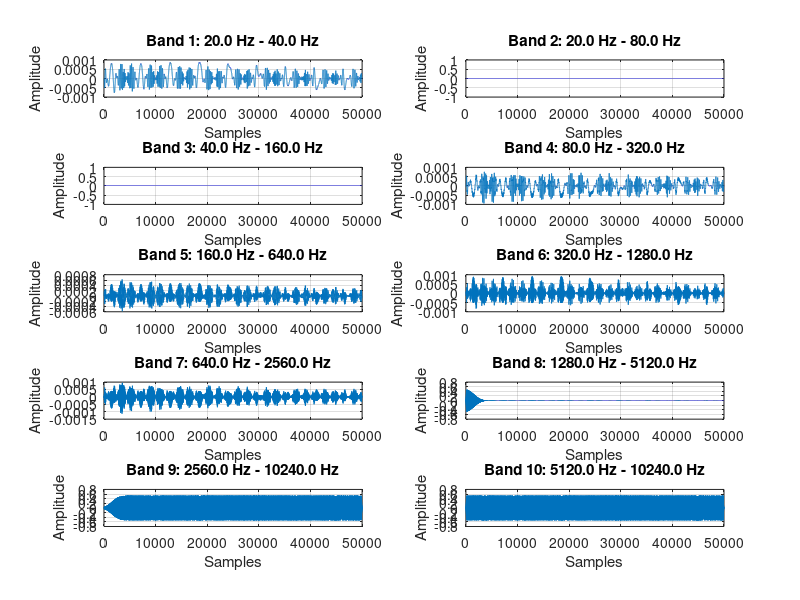
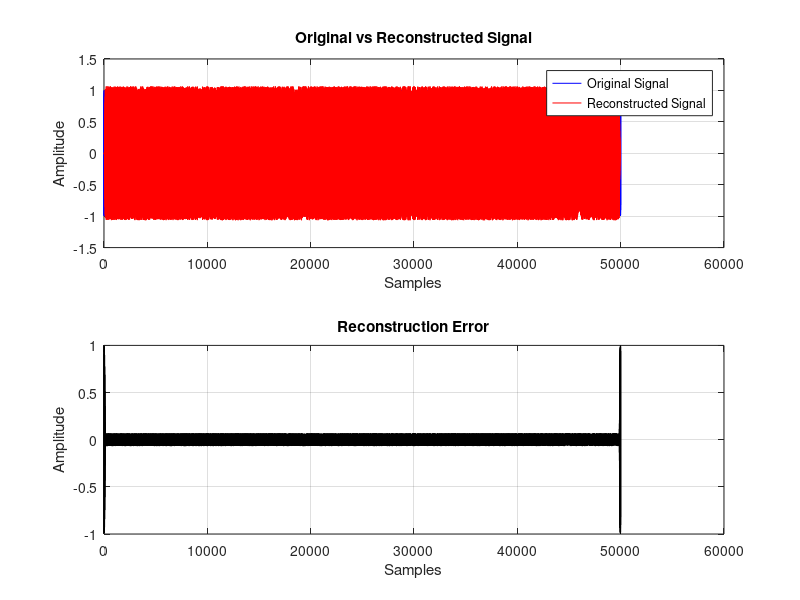
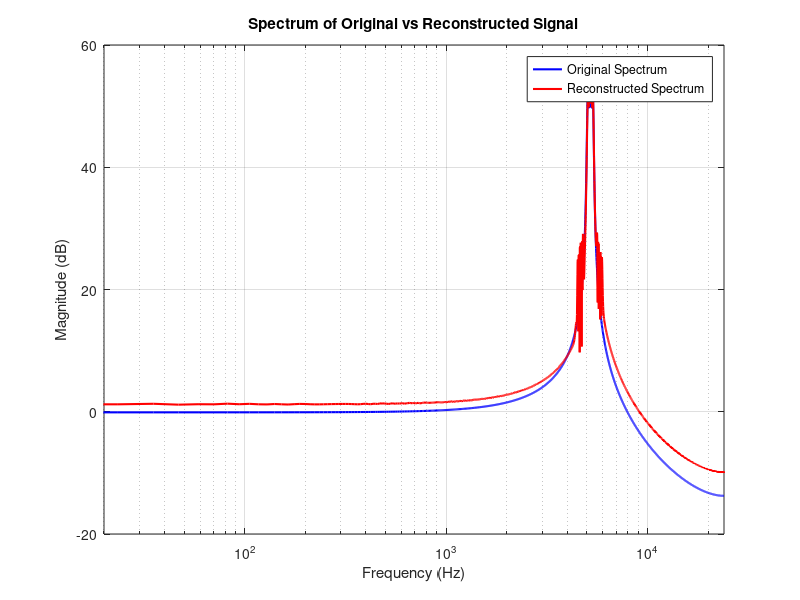

Recreate these plots in MATLAB, in order.
clear all; close all; clc;

%% Parameters
fs = 48000; % Sampling frequency
f_min = 20; % Minimum frequency for octave bands
num_bands = 10; % Number of octave bands
frequencies = f_min * 2.^(0:num_bands-1); % Center frequencies for each band

x = load('pcm_48k.mat', '-mat').pcm_48(5e4:1e5); % Signal input
M = 256; % Window size
overlap_fraction = 0.67; % 60% overlap
R = floor(M * (1 - overlap_fraction)); % Hop size

%% Window Functions
w_analysis = hamming(M); % Analysis window
w_synthesis = w_analysis.^2; % Synthesis window (squared version of analysis window)

%% STFT Analysis
num_frames = floor((length(x) - M) / R) + 1;
X = zeros(M, num_frames);
for k = 0:num_frames-1
    x_seg = x(k*R + (1:M)); % Extract frame
    x_seg_windowed = x_seg .* w_analysis; % Apply analysis window
    X(:,k+1) = fft(x_seg_windowed); % FFT
end

%% Frequency decomposition into 10 octave bands
H = zeros(M, num_bands); % Filters in the frequency domain
f = (0:M-1) * (fs / M); % Frequency axis
for i = 1:num_bands
    if i == 1
        % Low-pass filter for first band
        H(:,i) = (f <= frequencies(i+1));
    elseif i == num_bands
        % High-pass filter for last band
        H(:,i) = (f >= frequencies(i));
    else
        % Band-pass filter for intermediate bands
        H(:,i) = (f >= frequencies(i) & f < frequencies(i+1));
    end
end

%% Process each band
X_bands = cell(1, num_bands); % Decomposed bands in STFT domain
for i = 1:num_bands
    X_bands{i} = X .* H(:,i); % Apply frequency-domain filters
end

%% Reconstruct each band
x_bands = cell(1, num_bands);
for i = 1:num_bands
    x_reconstructed = zeros(length(x), 1); % Initialize for this band
    for k = 0:num_frames-1
        x_ifft = ifft(X_bands{i}(:,k+1)); % Inverse FFT
        x_overlap = real(x_ifft) .* w_synthesis; % Apply synthesis window
        x_reconstructed(k*R + (1:M)) = x_reconstructed(k*R + (1:M)) + x_overlap;
    end
    x_bands{i} = x_reconstructed; % Store the reconstructed signal for this band
end

%% Combine all bands for final reconstruction
x_final = zeros(size(x));
for i = 1:num_bands
    x_final = x_final + x_bands{i}; % Sum all bands
end

%% Plot Results

% (1) Plot each band in a single figure
figure;
num_rows = ceil(num_bands / 2); % Calculate the number of rows needed for 2 columns
for i = 1:num_bands
    subplot(num_rows, 2, i); % Position subplot in a grid of num_rows x 2
    plot(x_bands{i}); % Plot the sub-band
    title(sprintf('Band %d: %.1f Hz - %.1f Hz', i, frequencies(max(1,i-1)), frequencies(min(end,i+1))));
    xlabel('Samples');
    ylabel('Amplitude');
    xlim([0 50000])
    grid on;
end

% (2) Plot original signal, reconstructed signal, and reconstruction error
figure;
subplot(2,1,1);
plot(x, 'b'); hold on;
plot(x_final, 'r');
title('Original vs Reconstructed Signal');
legend('Original Signal', 'Reconstructed Signal');
xlabel('Samples');
ylabel('Amplitude');
grid on;

subplot(2,1,2);
plot(x - x_final, 'k'); % Error
title('Reconstruction Error');
xlabel('Samples');
ylabel('Amplitude');
grid on;

% (3) Plot frequency spectra of original and reconstructed signal
N_fft = 4096;
X_spectrum = abs(fft(x, N_fft)); % Spectrum of original
X_final_spectrum = abs(fft(x_final, N_fft)); % Spectrum of reconstructed

f_spectrum = linspace(0, fs/2, N_fft/2); % Frequency axis for the first half of FFT

figure;
semilogx(f_spectrum, 20*log10(X_spectrum(1:N_fft/2)), 'b', 'LineWidth', 1.5); hold on;
semilogx(f_spectrum, 20*log10(X_final_spectrum(1:N_fft/2)), 'r', 'LineWidth', 1.5);
title('Spectrum of Original vs Reconstructed Signal');
legend('Original Spectrum', 'Reconstructed Spectrum');
xlabel('Frequency (Hz)');
ylabel('Magnitude (dB)');
grid on;
xlim([20, fs/2]);


